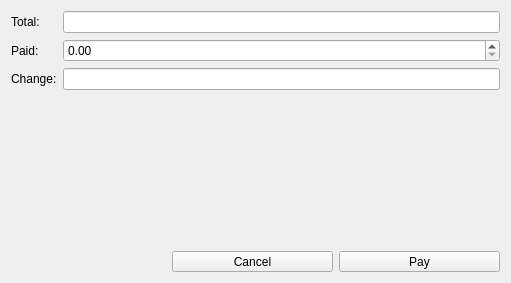
<?xml version="1.0" encoding="UTF-8"?>
<ui version="4.0">
 <class>MakePaymentDialog</class>
 <widget class="QDialog" name="MakePaymentDialog">
  <property name="geometry">
   <rect>
    <x>0</x>
    <y>0</y>
    <width>511</width>
    <height>283</height>
   </rect>
  </property>
  <property name="windowTitle">
   <string>Payment</string>
  </property>
  <layout class="QVBoxLayout" name="verticalLayout">
   <item>
    <layout class="QFormLayout" name="formLayout">
     <item row="0" column="0">
      <widget class="QLabel" name="totalLabel">
       <property name="text">
        <string>Total:</string>
       </property>
      </widget>
     </item>
     <item row="0" column="1">
      <widget class="QLineEdit" name="totalLE">
       <property name="readOnly">
        <bool>true</bool>
       </property>
      </widget>
     </item>
     <item row="1" column="0">
      <widget class="QLabel" name="paidLabel">
       <property name="text">
        <string>Paid:</string>
       </property>
      </widget>
     </item>
     <item row="1" column="1">
      <widget class="QDoubleSpinBox" name="paidSpinBox">
       <property name="sizePolicy">
        <sizepolicy hsizetype="Expanding" vsizetype="Fixed">
         <horstretch>0</horstretch>
         <verstretch>0</verstretch>
        </sizepolicy>
       </property>
       <property name="maximum">
        <double>10000000000000.000000000000000</double>
       </property>
      </widget>
     </item>
     <item row="2" column="0">
      <widget class="QLabel" name="changeLabel">
       <property name="text">
        <string>Change:</string>
       </property>
      </widget>
     </item>
     <item row="2" column="1">
      <widget class="QLineEdit" name="changeLE">
       <property name="readOnly">
        <bool>true</bool>
       </property>
      </widget>
     </item>
    </layout>
   </item>
   <item>
    <layout class="QHBoxLayout" name="horizontalLayout">
     <item>
      <spacer name="horizontalSpacer">
       <property name="orientation">
        <enum>Qt::Horizontal</enum>
       </property>
       <property name="sizeHint" stdset="0">
        <size>
         <width>40</width>
         <height>20</height>
        </size>
       </property>
      </spacer>
     </item>
     <item>
      <widget class="QToolButton" name="cancelButton">
       <property name="sizePolicy">
        <sizepolicy hsizetype="Expanding" vsizetype="Fixed">
         <horstretch>0</horstretch>
         <verstretch>0</verstretch>
        </sizepolicy>
       </property>
       <property name="text">
        <string>Cancel</string>
       </property>
       <property name="icon">
        <iconset resource="../../qrc.qrc">
         <normaloff>:/icons/color/icons8-cancel-480.png</normaloff>:/icons/color/icons8-cancel-480.png</iconset>
       </property>
       <property name="iconSize">
        <size>
         <width>48</width>
         <height>48</height>
        </size>
       </property>
       <property name="toolButtonStyle">
        <enum>Qt::ToolButtonTextUnderIcon</enum>
       </property>
      </widget>
     </item>
     <item>
      <widget class="QToolButton" name="payButton">
       <property name="sizePolicy">
        <sizepolicy hsizetype="Expanding" vsizetype="Fixed">
         <horstretch>0</horstretch>
         <verstretch>0</verstretch>
        </sizepolicy>
       </property>
       <property name="text">
        <string>Pay</string>
       </property>
       <property name="icon">
        <iconset resource="../../qrc.qrc">
         <normaloff>:/icons/color/icons8-checkout-96.png</normaloff>:/icons/color/icons8-checkout-96.png</iconset>
       </property>
       <property name="iconSize">
        <size>
         <width>48</width>
         <height>48</height>
        </size>
       </property>
       <property name="toolButtonStyle">
        <enum>Qt::ToolButtonTextUnderIcon</enum>
       </property>
      </widget>
     </item>
    </layout>
   </item>
  </layout>
 </widget>
 <resources>
  <include location="../../qrc.qrc"/>
 </resources>
 <connections/>
</ui>
